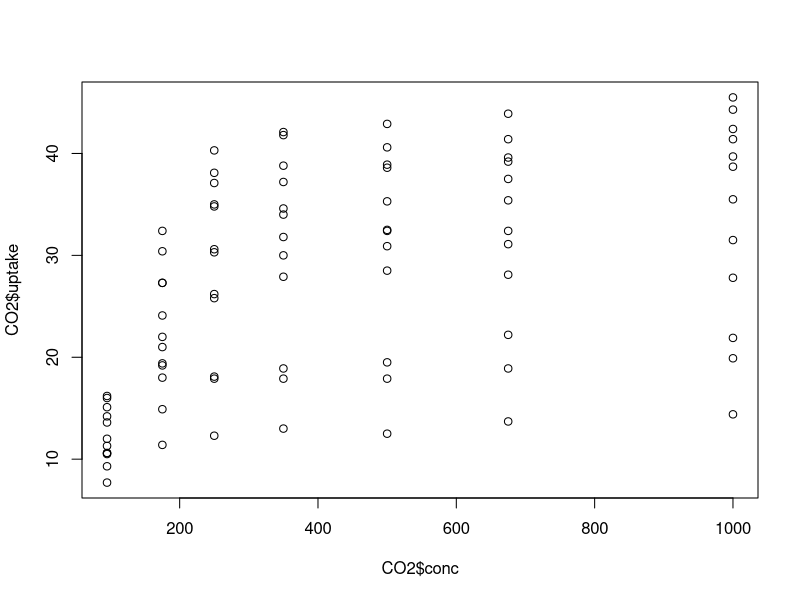
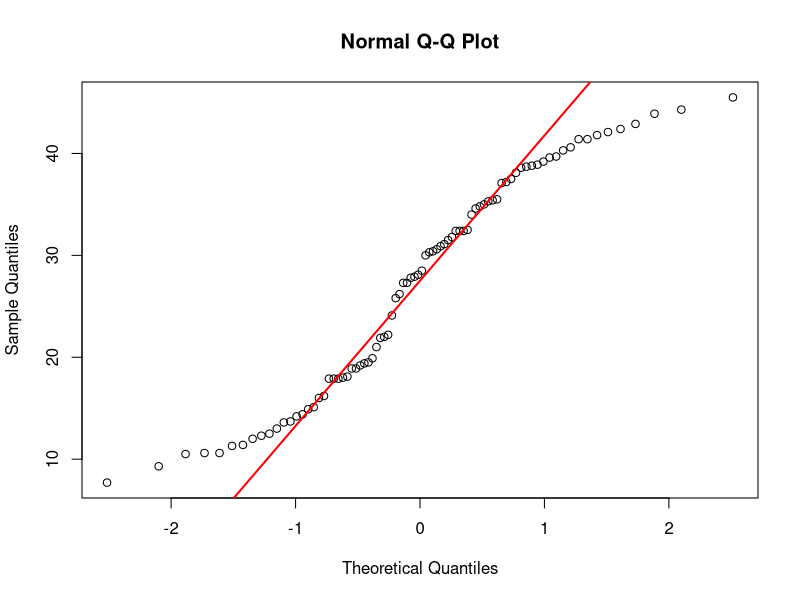

Write the R code that produced these figures, in order. (Note: this script raises an error after producing the figures.)
### Day 3###########################################
# Some basic Statistical analyses covering:
# probability distributions
# Linear regression	
# Anova 
# t test
# this is not a lecture on Stats, but a lecture on Stats in R!

library(ggplot2)
#### General summary statistics ####
summary(CO2)
mean(CO2$uptake)
median(CO2[CO2$conc=="95",]$uptake)
sd(CO2[CO2$conc=="95",]$uptake)
var(CO2[CO2$conc=="95",]$uptake)

### Models and Regressions ####
# first plot data
plot(CO2$conc,CO2$uptake)
          
# linear regression assumptions: normality -  qq plot
qqnorm(CO2$uptake, pch = 1)
qqline(CO2$uptake, col = "red", lwd = 2)

#create a linear regression model
CO2.mod <- lm(uptake ~ conc+Treatment, # regression formula
              data=CO2)
names(CO2.mod)
summary(CO2.mod)
names(CO2.mod)
predictCO2<-data.frame()
predict(CO2.mod,predictCO2)

#or do an anova
CO2.aov2 <- aov(uptake ~ conc+Treatment, data = CO2)
summary(CO2.aov2)

### Probability Distributions ####
set.seed (234) # is your best friend for reproducibility 
runif(100,0,1)
?runif()
rnorm(n=20,mean=10,sd=2)
pnorm(1.4,mean=1.8,sd=0.5)


# 1) do a linear regression on the dataset::trees with girth and height and volume, with whatever hypothesis you can come up with
# 3) create the following scenario: a friend bets he will get no more than 5 heads in  20 coin flips.
# except they do not know that the coin is heavy and heads are favored 80% to tails (20%). What is
# the probility he can get 5? What is the probability he'll get more more than 7? use the dbinom and pbinom functions
dbinom(5, size=20, prob=0.2) 
1-pbinom(7, size=20,prob=0.2)

# You ordered 50 seedlings and expect based on lit review that they will be 20 cm in 6 weeks; tall enough for your first experiment.
# Based on a simple linear regression, which you also plot, are you optimistic that they will get to 25cm?

write.csv(seedlingGrowth,"seedlingGrowth.csv")

lm(Height~Day,data=seedlingGrowth)
ggplot(seedlingGrowth,aes(x=Day,y=Height)) + 
  geom_point()+
  geom_smooth(method="lm",fullrange=TRUE)+
  scale_x_continuous(limits = c(0, 50))
  scale_y_continuous(limits = c(0, 50))
  
#You can get your money back if you do a t-test and can suggest your plants didnt grow to 13 cm by week 4.
model<-lm(Height~Day,data=seedlingGrowth)
t.test(seedlingGrowth[seedlingGrowth$Day<29 &seedlingGrowth$Day>25,2],rep(13,50))
